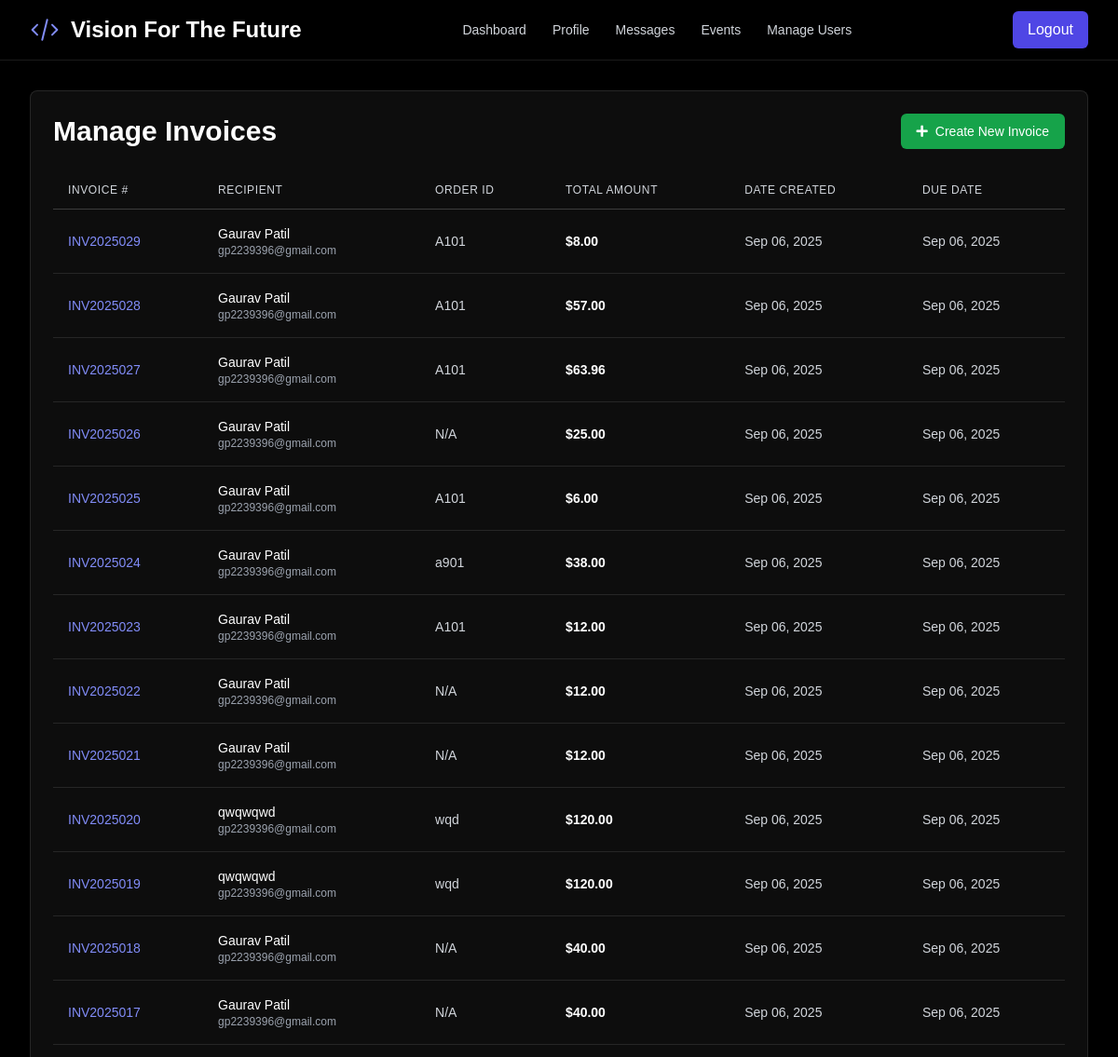
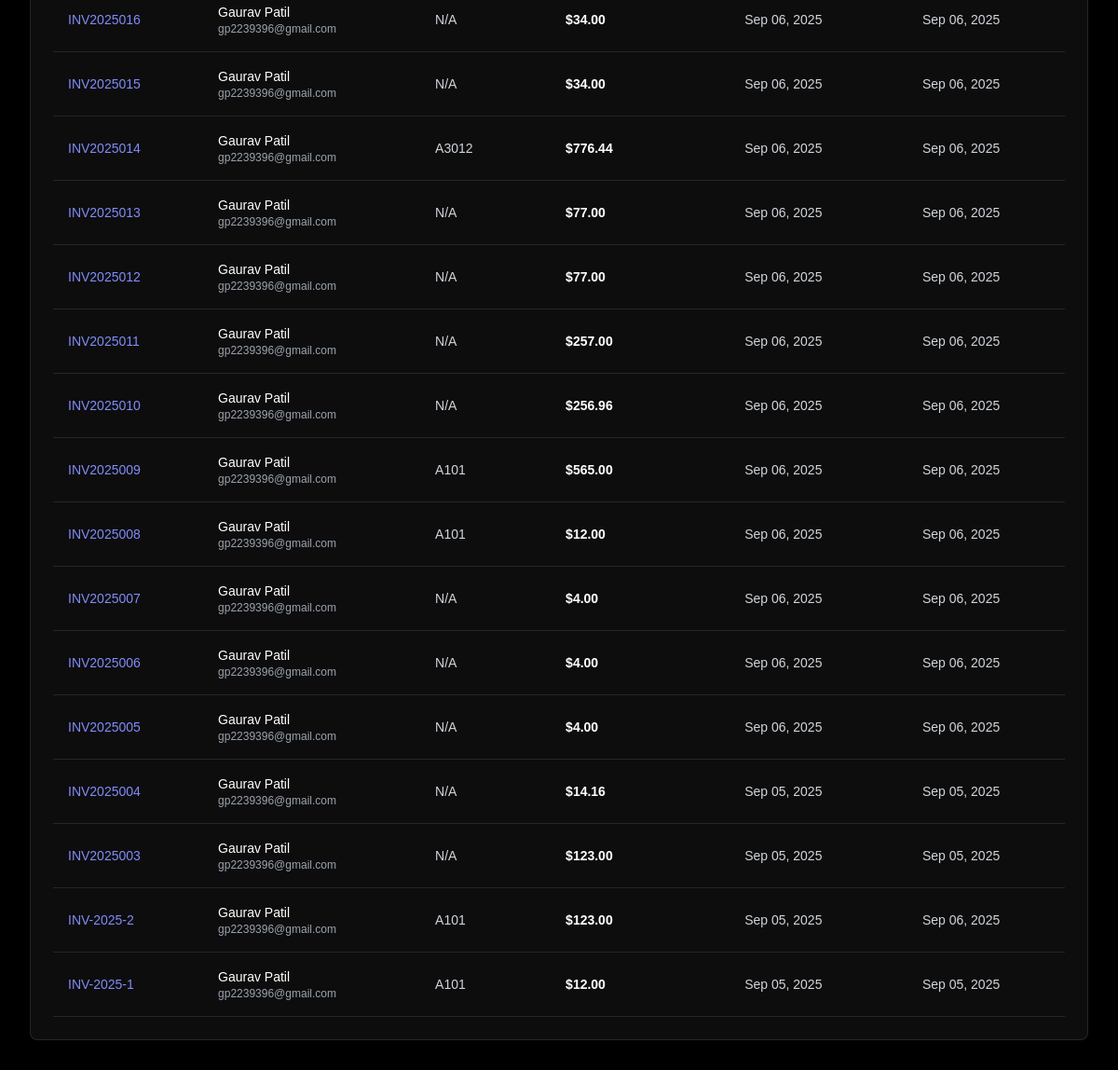
Screenshot of /admin/invoices (signed in) with the database file from the repository (2 pictures, top to bottom).
### models.py (models this page shows)
class Invoice(db.Model):
    id = db.Column(db.Integer, primary_key=True)
    invoice_number = db.Column(db.String(50), unique=True, nullable=False)
    recipient_name = db.Column(db.String(100), nullable=False)
    recipient_email = db.Column(db.String(120), nullable=False)
    bill_to_address = db.Column(db.Text, nullable=True)
    ship_to_address = db.Column(db.Text, nullable=True)
    order_id = db.Column(db.String(50), nullable=True)
    subtotal = db.Column(db.Float, nullable=False)
    tax = db.Column(db.Float, nullable=False, default=0.0)
    total_amount = db.Column(db.Float, nullable=False)
    due_date = db.Column(db.Date, nullable=True)
    notes = db.Column(db.Text, nullable=True)
    payment_details = db.Column(db.Text, nullable=True)
    created_at = db.Column(db.DateTime, default=datetime.utcnow)
    admin_id = db.Column(db.Integer, db.ForeignKey('user.id'), nullable=False)
    items = db.relationship('InvoiceItem', backref='invoice', lazy=True, cascade="all, delete-orphan")

### app.py (the view)
@app.route('/admin/invoices', methods=['GET'])
@login_required
@role_required('admin')
def manage_invoices():
    invoices = Invoice.query.order_by(Invoice.created_at.desc()).all()
    return render_template('manage_invoices.html', invoices=invoices)

### app.py (called while the page is built)
@app.before_request
def before_request():
    session.permanent = True
    app.permanent_session_lifetime = timedelta(minutes=5)
    session.modified = True

@login_manager.user_loader
def load_user(user_id):
    return User.query.get(int(user_id))

def role_required(roles):
    if not isinstance(roles, list):
        roles = [roles]
    def wrapper(fn):
        @wraps(fn)
        def decorated_view(*args, **kwargs):
            if not current_user.is_authenticated or current_user.role not in roles:
                flash('You do not have permission to access this page.', 'danger')
                return redirect(url_for('dashboard'))
            return fn(*args, **kwargs)
        return decorated_view
    return wrapper

@app.context_processor
def inject_messages():
    if hasattr(current_user, 'is_authenticated') and current_user.is_authenticated:
        messages = Message.query.filter(
            (Message.sender_id == current_user.id) | (Message.recipient_id == current_user.id)
        ).order_by(Message.timestamp.desc()).all()
        return dict(messages=messages)
    return dict(messages=[])

### templates/manage_invoices.html (shortened to what this page needs)
{% extends "layout.html" %}
{% block content %}
<div class="bg-white/5 dark:bg-gray-800/20 rounded-lg shadow-xl p-6 animate-dynamic backdrop-blur-sm border border-white/10">
    <div class="flex justify-between items-center mb-6">
        <h1 class="text-3xl font-bold text-white">Manage Invoices</h1>
        <a href="{{ url_for('create_invoice') }}" class="inline-flex items-center justify-center px-4 py-2 border border-transparent text-sm font-medium rounded-md text-white bg-green-600 hover:bg-green-700">
            <i class="fas fa-plus mr-2"></i> Create New Invoice
        </a>
    </div>
    <div class="overflow-x-auto">
        <table class="min-w-full">
            <thead class="border-b border-white/20">
                <tr>
                    <th class="py-3 px-4 text-left text-xs font-medium text-gray-300 uppercase tracking-wider">Invoice #</th>
                    <th class="py-3 px-4 text-left text-xs font-medium text-gray-300 uppercase tracking-wider">Recipient</th>
                    <th class="py-3 px-4 text-left text-xs font-medium text-gray-300 uppercase tracking-wider">Order ID</th>
                    <th class="py-3 px-4 text-left text-xs font-medium text-gray-300 uppercase tracking-wider">Total Amount</th>
                    <th class="py-3 px-4 text-left text-xs font-medium text-gray-300 uppercase tracking-wider">Date Created</th>
                    <th class="py-3 px-4 text-left text-xs font-medium text-gray-300 uppercase tracking-wider">Due Date</th>
                </tr>
            </thead>
            <tbody id="invoice-table-body">
                {% for invoice in invoices %}
                <tr class="border-b border-white/10 hover:bg-gray-700/20">
                    <td class="py-4 px-4 whitespace-nowrap text-sm font-medium text-indigo-400">{{ invoice.invoice_number }}</td>
                    <td class="py-4 px-4 whitespace-nowrap text-sm text-white">
                        <div>{{ invoice.recipient_name }}</div>
                        <div class="text-xs text-gray-400">{{ invoice.recipient_email }}</div>
                    </td>
                    <td class="py-4 px-4 whitespace-nowrap text-sm text-gray-300">{{ invoice.order_id or 'N/A' }}</td>
                    <td class="py-4 px-4 whitespace-nowrap text-sm text-white font-semibold">${{ "%.2f"|format(invoice.total_amount) }}</td>
                    <td class="py-4 px-4 whitespace-nowrap text-sm text-gray-300">{{ invoice.created_at.strftime('%b %d, %Y') }}</td>
                    <td class="py-4 px-4 whitespace-nowrap text-sm text-gray-300">{{ invoice.due_date.strftime('%b %d, %Y') if invoice.due_date else 'N/A' }}</td>
                </tr>
                {% endfor %}
            </tbody>
        </table>
    </div>
</div>
{% endblock %}

### templates/layout.html (shortened to what this page needs)
<!DOCTYPE html>
<html lang="en">
<head>
    <script src="https://cdn.tailwindcss.com"></script>
    <link rel="stylesheet" href="https://cdnjs.cloudflare.com/ajax/libs/animate.css/4.1.1/animate.min.css"/>
    <link rel="stylesheet" href="https://cdnjs.cloudflare.com/ajax/libs/font-awesome/5.15.4/css/all.min.css">
    <link rel="stylesheet" href="https://cdnjs.cloudflare.com/ajax/libs/prism/1.29.0/themes/prism-tomorrow.min.css">
    <link rel="stylesheet" href="{{ url_for('static', filename='css/style.css') }}">
</head>
<body class="bg-black">
    <canvas id="bg-canvas" class="fixed top-0 left-0 w-full h-full z-[-1]"></canvas>
    <nav class="bg-black/30 shadow-md sticky top-0 z-40 backdrop-blur-sm border-b border-white/10">
        <div class="max-w-7xl mx-auto px-4 sm:px-6 lg:px-8">
            <div class="flex items-center justify-between h-16">
                <a class="flex items-center cursor-pointer" href="{{ url_for('home') }}">
                    <svg xmlns="http://www.w3.org/2000/svg" fill="none" viewBox="0 0 24 24" stroke-width="1.5" stroke="currentColor" class="w-8 h-8 text-indigo-400"><path stroke-linecap="round" stroke-linejoin="round" d="M10 20l4-16m4 4l4 4-4 4M6 16l-4-4 4-4" /></svg>
                    <h1 class="ml-3 text-2xl font-bold text-white">Vision For The Future</h1>
                </a>
                <div class="hidden md:flex items-center space-x-1">
                    {% if current_user.is_authenticated %}
                        <a href="{{ url_for('dashboard') }}" class="px-3 py-2 rounded-md text-sm font-medium text-gray-300 hover:text-indigo-400">Dashboard</a>
                        <a href="{{ url_for('profile') }}" class="px-3 py-2 rounded-md text-sm font-medium text-gray-300 hover:text-indigo-400">Profile</a>
                        <a href="{{ url_for('messages') }}" class="px-3 py-2 rounded-md text-sm font-medium text-gray-300 hover:text-indigo-400">Messages</a>
                        {% if current_user.role in ['admin', 'developer', 'moderator'] %}
                            <a href="{{ url_for('events') }}" class="px-3 py-2 rounded-md text-sm font-medium text-gray-300 hover:text-indigo-400">Events</a>
                        {% endif %}
                        {% if current_user.role == 'admin' %}
                            <a href="{{ url_for('manage_users') }}" class="px-3 py-2 rounded-md text-sm font-medium text-gray-300 hover:text-indigo-400">Manage Users</a>
                        {% endif %}
                    {% endif %}
                </div>
                <div class="hidden md:flex items-center">
                    {% if current_user.is_authenticated %}
                        <a href="{{ url_for('logout') }}" class="flex items-center bg-indigo-600 text-white px-4 py-2 rounded-md hover:bg-indigo-700 transition-transform duration-200 hover:scale-105">Logout</a>
                    {% else %}
                        <a href="{{ url_for('login_register') }}" class="bg-indigo-600 text-white px-5 py-2 rounded-md hover:bg-indigo-700 transition-all duration-300 hover:shadow-lg hover:shadow-indigo-500/50 transform hover:scale-105">Login / Register</a>
                    {% endif %}
                </div>
            </div>
        </div>
    </nav>
    <main class="p-4 sm:p-6 lg:p-8 relative z-10">
        <div class="max-w-7xl mx-auto">
            {% block content %}{% endblock %}
        </div>
    </main>
</body>
</html>

### static/css/style.css (style rules this page uses)
body { font-family: sans-serif; overflow-x: hidden; }

### rows the page displays
Invoice: invoice_number "INV2025029", recipient_name "Gaurav Patil", recipient_email "gp2239396@gmail.com", order "A101", total_amount "8.00", created_at "Sep 06, 2025", due_date "Sep 06, 2025"
Invoice: invoice_number "INV2025028", recipient_name "Gaurav Patil", recipient_email "gp2239396@gmail.com", order "A101", total_amount "57.00", created_at "Sep 06, 2025", due_date "Sep 06, 2025"
Invoice: invoice_number "INV2025027", recipient_name "Gaurav Patil", recipient_email "gp2239396@gmail.com", order "A101", total_amount "63.96", created_at "Sep 06, 2025", due_date "Sep 06, 2025"
Invoice: invoice_number "INV2025026", recipient_name "Gaurav Patil", recipient_email "gp2239396@gmail.com", order "N/A", total_amount "25.00", created_at "Sep 06, 2025", due_date "Sep 06, 2025"
Invoice: invoice_number "INV2025025", recipient_name "Gaurav Patil", recipient_email "gp2239396@gmail.com", order "A101", total_amount "6.00", created_at "Sep 06, 2025", due_date "Sep 06, 2025"
Invoice: invoice_number "INV2025024", recipient_name "Gaurav Patil", recipient_email "gp2239396@gmail.com", order "a901", total_amount "38.00", created_at "Sep 06, 2025", due_date "Sep 06, 2025"
Invoice: invoice_number "INV2025023", recipient_name "Gaurav Patil", recipient_email "gp2239396@gmail.com", order "A101", total_amount "12.00", created_at "Sep 06, 2025", due_date "Sep 06, 2025"
Invoice: invoice_number "INV2025022", recipient_name "Gaurav Patil", recipient_email "gp2239396@gmail.com", order "N/A", total_amount "12.00", created_at "Sep 06, 2025", due_date "Sep 06, 2025"
Invoice: invoice_number "INV2025021", recipient_name "Gaurav Patil", recipient_email "gp2239396@gmail.com", order "N/A", total_amount "12.00", created_at "Sep 06, 2025", due_date "Sep 06, 2025"
Invoice: invoice_number "INV2025020", recipient_name "qwqwqwd", recipient_email "gp2239396@gmail.com", order "wqd", total_amount "120.00", created_at "Sep 06, 2025", due_date "Sep 06, 2025"
Invoice: invoice_number "INV2025019", recipient_name "qwqwqwd", recipient_email "gp2239396@gmail.com", order "wqd", total_amount "120.00", created_at "Sep 06, 2025", due_date "Sep 06, 2025"
Invoice: invoice_number "INV2025018", recipient_name "Gaurav Patil", recipient_email "gp2239396@gmail.com", order "N/A", total_amount "40.00", created_at "Sep 06, 2025", due_date "Sep 06, 2025"
Invoice: invoice_number "INV2025017", recipient_name "Gaurav Patil", recipient_email "gp2239396@gmail.com", order "N/A", total_amount "40.00", created_at "Sep 06, 2025", due_date "Sep 06, 2025"
Invoice: invoice_number "INV2025016", recipient_name "Gaurav Patil", recipient_email "gp2239396@gmail.com", order "N/A", total_amount "34.00", created_at "Sep 06, 2025", due_date "Sep 06, 2025"
Invoice: invoice_number "INV2025015", recipient_name "Gaurav Patil", recipient_email "gp2239396@gmail.com", order "N/A", total_amount "34.00", created_at "Sep 06, 2025", due_date "Sep 06, 2025"
Invoice: invoice_number "INV2025014", recipient_name "Gaurav Patil", recipient_email "gp2239396@gmail.com", order "A3012", total_amount "776.44", created_at "Sep 06, 2025", due_date "Sep 06, 2025"
Invoice: invoice_number "INV2025013", recipient_name "Gaurav Patil", recipient_email "gp2239396@gmail.com", order "N/A", total_amount "77.00", created_at "Sep 06, 2025", due_date "Sep 06, 2025"
Invoice: invoice_number "INV2025012", recipient_name "Gaurav Patil", recipient_email "gp2239396@gmail.com", order "N/A", total_amount "77.00", created_at "Sep 06, 2025", due_date "Sep 06, 2025"
Invoice: invoice_number "INV2025011", recipient_name "Gaurav Patil", recipient_email "gp2239396@gmail.com", order "N/A", total_amount "257.00", created_at "Sep 06, 2025", due_date "Sep 06, 2025"
Invoice: invoice_number "INV2025010", recipient_name "Gaurav Patil", recipient_email "gp2239396@gmail.com", order "N/A", total_amount "256.96", created_at "Sep 06, 2025", due_date "Sep 06, 2025"
Invoice: invoice_number "INV2025009", recipient_name "Gaurav Patil", recipient_email "gp2239396@gmail.com", order "A101", total_amount "565.00", created_at "Sep 06, 2025", due_date "Sep 06, 2025"
Invoice: invoice_number "INV2025008", recipient_name "Gaurav Patil", recipient_email "gp2239396@gmail.com", order "A101", total_amount "12.00", created_at "Sep 06, 2025", due_date "Sep 06, 2025"
Invoice: invoice_number "INV2025007", recipient_name "Gaurav Patil", recipient_email "gp2239396@gmail.com", order "N/A", total_amount "4.00", created_at "Sep 06, 2025", due_date "Sep 06, 2025"
Invoice: invoice_number "INV2025006", recipient_name "Gaurav Patil", recipient_email "gp2239396@gmail.com", order "N/A", total_amount "4.00", created_at "Sep 06, 2025", due_date "Sep 06, 2025"
Invoice: invoice_number "INV2025005", recipient_name "Gaurav Patil", recipient_email "gp2239396@gmail.com", order "N/A", total_amount "4.00", created_at "Sep 06, 2025", due_date "Sep 06, 2025"
Invoice: invoice_number "INV2025004", recipient_name "Gaurav Patil", recipient_email "gp2239396@gmail.com", order "N/A", total_amount "14.16", created_at "Sep 05, 2025", due_date "Sep 05, 2025"
Invoice: invoice_number "INV2025003", recipient_name "Gaurav Patil", recipient_email "gp2239396@gmail.com", order "N/A", total_amount "123.00", created_at "Sep 05, 2025", due_date "Sep 05, 2025"
Invoice: invoice_number "INV-2025-2", recipient_name "Gaurav Patil", recipient_email "gp2239396@gmail.com", order "A101", total_amount "123.00", created_at "Sep 05, 2025", due_date "Sep 06, 2025"
Invoice: invoice_number "INV-2025-1", recipient_name "Gaurav Patil", recipient_email "gp2239396@gmail.com", order "A101", total_amount "12.00", created_at "Sep 05, 2025", due_date "Sep 05, 2025"
